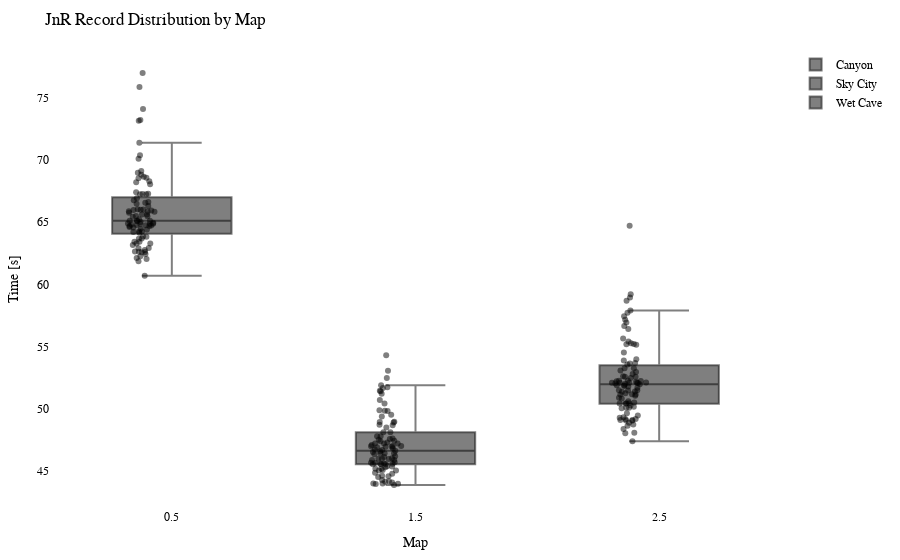

Notebook cell for this chart:
### Code cell
import plotly.graph_objects as go
import plotly.io as pio

df = getRecordsDataframe(minigame="Jump and Run")

# Calculate the offset for centering the data points
num_columns = len(df.columns)
offset = 0.5

# Create a Swarm plot using Plotly
fig = go.Figure()

for i, column in enumerate(df.columns):
    x_values = [i + offset] * len(df[column])  # Adjust x-values with offset for horizontal centering
    fig.add_trace(go.Box(x=x_values,
                         y=df[column],
                         name=column,
                         boxpoints='all',
                         pointpos=-0.5,  # Adjust point position to prevent overlapping
                         marker=dict(color='rgba(0,0,0,0.5)', size=6),  # Adjust marker color and size
                         hovertext=df.index,
                         hoverinfo='text+y'))

fig.update_layout(title="JnR Record Distribution by Map",
                  xaxis=dict(title="Map"),
                  yaxis=dict(title="Time [s]"),
                  showlegend=True,
                  font=dict(family="Arial", size=12, color="black"),  # Customize font
                  plot_bgcolor="white",  # Set background color
                  margin=dict(l=50, r=50, t=50, b=50),  # Adjust margins for better layout
                  )

pio.show(fig)

pio.write_html(fig, "out/jump_swarm_plot.html")

### Figure 1 — Plotly figure (JSON) as saved in the notebook; plotly's stock layout.template omitted (floating-point values rounded to 4 significant figures)
{"data": [{"boxpoints": "all", "hoverinfo": "text+y", "hovertext": ["agowskyy", "Anni808", "Axollotel", "BacardiSprite", "bawskey", "BusinessBent", "ByNetherdude", "byTobi", "cediiiiii_10", "Chander24", "Chrisi20101", "crocodile1870", "cxl1lo", "DarkCobweb", "DerBaumIstDerWeg", "Dokkkkko", "Ex4cted", "Falke23_5", "Feinberg", "Fflopse", "ForceFox", "Freeeedom", "frutigall", "GamemasterNiki", "GeneralEnte06", "Gerrygames", "Gobo9", "GrafikKatze", "Grapfen", "Gummibearchen", "H1ghsay", "h4nnes", "Harold_Sensemann", "HerrDante", "itemTooltipExport", "Jan2220", "JennieKim", "jimmi1410", "JOW23", "Joy_8oy", "JustK1lling", "KakaMC", "Kanickelul", "Kokochampi", "Kokochampo", "Krusti", "Kyuudo", "LeWi_100", "Livgo", "lizsyy", "LordAlexos", "Lubotter2009", "Luis_XYZ", "M0orey_0", "marbrueck", "Martomias", "Mincheeen", "MrNulfred", "Nexilus", "Ninivee", "officialryzon", "Oronor", "PedroZockt", "Picutar", "PixlNight", "PolizeiDreamy", "Radattel", "Raefinzs", "Ritokii", "rXzEr_Justin", "Sackkerl", "schmaarek", "ScreamingBlatz", "Sebi1801", "Seemops_8", "Sey__", "SpeckyCut", "StaudammAusHolz", "Tomiokey", "tsuneee", "twitchparaskiill", "Txlentierter", "Umgfoin", "WirdNichtGeladen", "Wissender", "xBaumeisterin", "xX_Dima_ggg_Xx6", "xX_Masha_ggg_Xx9", "ymq_", "yzvm", "zTotito", "_n3d", "_Waldi_"], "marker": {"color": "rgba(0,0,0,0.5)", "size": 6}, "name": "Canyon", "pointpos": -0.5, "type": "box", "x": [0.5, 0.5, 0.5, 0.5, 0.5, 0.5, 0.5, 0.5, 0.5, 0.5, 0.5, 0.5, 0.5, 0.5, 0.5, 0.5, 0.5, 0.5, 0.5, 0.5, 0.5, 0.5, 0.5, 0.5, 0.5, 0.5, 0.5, 0.5, 0.5, 0.5, 0.5, 0.5, 0.5, 0.5, 0.5, 0.5, 0.5, 0.5, 0.5, 0.5, 0.5, 0.5, 0.5, 0.5, 0.5, 0.5, 0.5, 0.5, 0.5, 0.5, 0.5, 0.5, 0.5, 0.5, 0.5, 0.5, 0.5, 0.5, 0.5, 0.5, 0.5, 0.5, 0.5, 0.5, 0.5, 0.5, 0.5, 0.5, 0.5, 0.5, 0.5, 0.5, 0.5, 0.5, 0.5, 0.5, 0.5, 0.5, 0.5, 0.5, 0.5, 0.5, 0.5, 0.5, 0.5, 0.5, 0.5, 0.5, 0.5, 0.5, 0.5, 0.5, 0.5], "y": [64.73, 65.84, 65.5, 63.43, 68.21, 68.97, 75.86, 65.44, 61.86, 74.1, 66.62, 64.86, 66.76, 66.04, 63.28, 64.8, 62.6, 65.87, 66.56, 62.12, 64.7, 64.77, 64.48, 64.87, 64.6, 64.41, 60.7, 63.85, 63.67, 64.25, 64.74, 67.25, 64.24, 62.58, null, 65.86, 65.09, 77.0, 62.75, 68.66, 64.15, 62.9, null, 73.22, 70.39, 66.0, 64.7, 62.45, 68.56, 62.26, 67.26, 65.61, 67.24, 67.28, 66.93, 64.95, 65.62, 64.9, 73.16, 65.02, null, 66.01, 62.62, 63.82, 63.68, 71.39, 66.47, 65.1, 70.11, 68.3, 68.54, 63.17, 65.11, null, 65.94, 62.04, 68.81, 65.47, 65.23, 63.42, 69.11, 66.3, 64.57, 64.87, 65.97, 62.64, 67.4, 68.04, 62.93, 63.28, 65.76, 64.21, 65.11]}, {"boxpoints": "all", "hoverinfo": "text+y", "hovertext": ["agowskyy", "Anni808", "Axollotel", "BacardiSprite", "bawskey", "BusinessBent", "ByNetherdude", "byTobi", "cediiiiii_10", "Chander24", "Chrisi20101", "crocodile1870", "cxl1lo", "DarkCobweb", "DerBaumIstDerWeg", "Dokkkkko", "Ex4cted", "Falke23_5", "Feinberg", "Fflopse", "ForceFox", "Freeeedom", "frutigall", "GamemasterNiki", "GeneralEnte06", "Gerrygames", "Gobo9", "GrafikKatze", "Grapfen", "Gummibearchen", "H1ghsay", "h4nnes", "Harold_Sensemann", "HerrDante", "itemTooltipExport", "Jan2220", "JennieKim", "jimmi1410", "JOW23", "Joy_8oy", "JustK1lling", "KakaMC", "Kanickelul", "Kokochampi", "Kokochampo", "Krusti", "Kyuudo", "LeWi_100", "Livgo", "lizsyy", "LordAlexos", "Lubotter2009", "Luis_XYZ", "M0orey_0", "marbrueck", "Martomias", "Mincheeen", "MrNulfred", "Nexilus", "Ninivee", "officialryzon", "Oronor", "PedroZockt", "Picutar", "PixlNight", "PolizeiDreamy", "Radattel", "Raefinzs", "Ritokii", "rXzEr_Justin", "Sackkerl", "schmaarek", "ScreamingBlatz", "Sebi1801", "Seemops_8", "Sey__", "SpeckyCut", "StaudammAusHolz", "Tomiokey", "tsuneee", "twitchparaskiill", "Txlentierter", "Umgfoin", "WirdNichtGeladen", "Wissender", "xBaumeisterin", "xX_Dima_ggg_Xx6", "xX_Masha_ggg_Xx9", "ymq_", "yzvm", "zTotito", "_n3d", "_Waldi_"], "marker": {"color": "rgba(0,0,0,0.5)", "size": 6}, "name": "Sky City", "pointpos": -0.5, "type": "box", "x": [1.5, 1.5, 1.5, 1.5, 1.5, 1.5, 1.5, 1.5, 1.5, 1.5, 1.5, 1.5, 1.5, 1.5, 1.5, 1.5, 1.5, 1.5, 1.5, 1.5, 1.5, 1.5, 1.5, 1.5, 1.5, 1.5, 1.5, 1.5, 1.5, 1.5, 1.5, 1.5, 1.5, 1.5, 1.5, 1.5, 1.5, 1.5, 1.5, 1.5, 1.5, 1.5, 1.5, 1.5, 1.5, 1.5, 1.5, 1.5, 1.5, 1.5, 1.5, 1.5, 1.5, 1.5, 1.5, 1.5, 1.5, 1.5, 1.5, 1.5, 1.5, 1.5, 1.5, 1.5, 1.5, 1.5, 1.5, 1.5, 1.5, 1.5, 1.5, 1.5, 1.5, 1.5, 1.5, 1.5, 1.5, 1.5, 1.5, 1.5, 1.5, 1.5, 1.5, 1.5, 1.5, 1.5, 1.5, 1.5, 1.5, 1.5, 1.5, 1.5, 1.5], "y": [47.5, 51.73, 49.8, 45.36, 46.61, 47.21, 51.88, 46.58, 44.57, 54.3, 45.64, 47.28, 48.9, 46.41, 43.85, 48.09, 44.15, 47.37, 47.57, 45.03, 44.61, 45.38, 47.78, 47.6, 45.64, 45.17, 43.94, 44.85, 45.58, 45.69, 48.7, 47.2, 45.98, 43.96, null, 46.17, 45.97, 48.48, 43.98, 48.95, 45.29, 44.76, 51.66, 51.19, 49.82, 46.68, 46.72, 44.12, 50.69, 45.53, 51.45, 46.42, 49.88, 47.19, 49.37, 46.94, 45.94, 46.89, 45.53, 49.51, 51.4, 46.99, 44.06, 45.02, 45.59, 53.04, 46.42, 52.47, 46.11, 46.34, 47.01, 45.07, 48.67, 46.93, 47.08, 44.26, 48.93, 45.55, 47.77, 45.17, 47.41, null, 46.81, 45.87, 48.1, 45.53, 46.51, 50.42, 43.98, 44.5, 46.98, 45.87, 46.01]}, {"boxpoints": "all", "hoverinfo": "text+y", "hovertext": ["agowskyy", "Anni808", "Axollotel", "BacardiSprite", "bawskey", "BusinessBent", "ByNetherdude", "byTobi", "cediiiiii_10", "Chander24", "Chrisi20101", "crocodile1870", "cxl1lo", "DarkCobweb", "DerBaumIstDerWeg", "Dokkkkko", "Ex4cted", "Falke23_5", "Feinberg", "Fflopse", "ForceFox", "Freeeedom", "frutigall", "GamemasterNiki", "GeneralEnte06", "Gerrygames", "Gobo9", "GrafikKatze", "Grapfen", "Gummibearchen", "H1ghsay", "h4nnes", "Harold_Sensemann", "HerrDante", "itemTooltipExport", "Jan2220", "JennieKim", "jimmi1410", "JOW23", "Joy_8oy", "JustK1lling", "KakaMC", "Kanickelul", "Kokochampi", "Kokochampo", "Krusti", "Kyuudo", "LeWi_100", "Livgo", "lizsyy", "LordAlexos", "Lubotter2009", "Luis_XYZ", "M0orey_0", "marbrueck", "Martomias", "Mincheeen", "MrNulfred", "Nexilus", "Ninivee", "officialryzon", "Oronor", "PedroZockt", "Picutar", "PixlNight", "PolizeiDreamy", "Radattel", "Raefinzs", "Ritokii", "rXzEr_Justin", "Sackkerl", "schmaarek", "ScreamingBlatz", "Sebi1801", "Seemops_8", "Sey__", "SpeckyCut", "StaudammAusHolz", "Tomiokey", "tsuneee", "twitchparaskiill", "Txlentierter", "Umgfoin", "WirdNichtGeladen", "Wissender", "xBaumeisterin", "xX_Dima_ggg_Xx6", "xX_Masha_ggg_Xx9", "ymq_", "yzvm", "zTotito", "_n3d", "_Waldi_"], "marker": {"color": "rgba(0,0,0,0.5)", "size": 6}, "name": "Wet Cave", "pointpos": -0.5, "type": "box", "x": [2.5, 2.5, 2.5, 2.5, 2.5, 2.5, 2.5, 2.5, 2.5, 2.5, 2.5, 2.5, 2.5, 2.5, 2.5, 2.5, 2.5, 2.5, 2.5, 2.5, 2.5, 2.5, 2.5, 2.5, 2.5, 2.5, 2.5, 2.5, 2.5, 2.5, 2.5, 2.5, 2.5, 2.5, 2.5, 2.5, 2.5, 2.5, 2.5, 2.5, 2.5, 2.5, 2.5, 2.5, 2.5, 2.5, 2.5, 2.5, 2.5, 2.5, 2.5, 2.5, 2.5, 2.5, 2.5, 2.5, 2.5, 2.5, 2.5, 2.5, 2.5, 2.5, 2.5, 2.5, 2.5, 2.5, 2.5, 2.5, 2.5, 2.5, 2.5, 2.5, 2.5, 2.5, 2.5, 2.5, 2.5, 2.5, 2.5, 2.5, 2.5, 2.5, 2.5, 2.5, 2.5, 2.5, 2.5, 2.5, 2.5, 2.5, 2.5, 2.5, 2.5], "y": [52.16, 51.47, 51.48, 48.73, 53.25, 52.1, 64.71, 51.88, 49.27, 56.94, 52.09, 52.09, 52.8, 52.23, 49.09, 53.08, 48.86, 52.25, 53.68, 48.06, 50.44, 51.83, 52.09, 52.2, 50.81, 51.36, 47.38, 49.3, 49.64, 50.49, 52.56, 52.27, 50.6, 48.37, null, 50.41, 51.13, 57.9, 49.06, 57.43, 50.16, 48.64, 59.2, 58.94, 53.97, 53.88, 52.47, 48.02, 56.64, 50.25, 53.56, 51.24, 55.26, 54.51, 52.01, 51.37, 50.44, 51.97, 51.69, 52.56, 52.07, 52.6, 49.09, 49.45, 50.39, 58.67, 51.15, 56.42, 51.15, 55.41, 57.72, 50.03, 51.77, 55.65, 50.89, 49.16, 53.64, 55.15, 55.19, 55.19, 52.95, null, 51.04, 51.47, 51.89, 50.07, 53.25, 57.14, 49.04, 50.07, 52.08, 52.04, 49.14]}], "layout": {"font": {"color": "black", "family": "Arial", "size": 12}, "margin": {"b": 50, "l": 50, "r": 50, "t": 50}, "plot_bgcolor": "white", "showlegend": true, "title": {"text": "JnR Record Distribution by Map"}, "xaxis": {"title": {"text": "Map"}}, "yaxis": {"title": {"text": "Time [s]"}}}}
